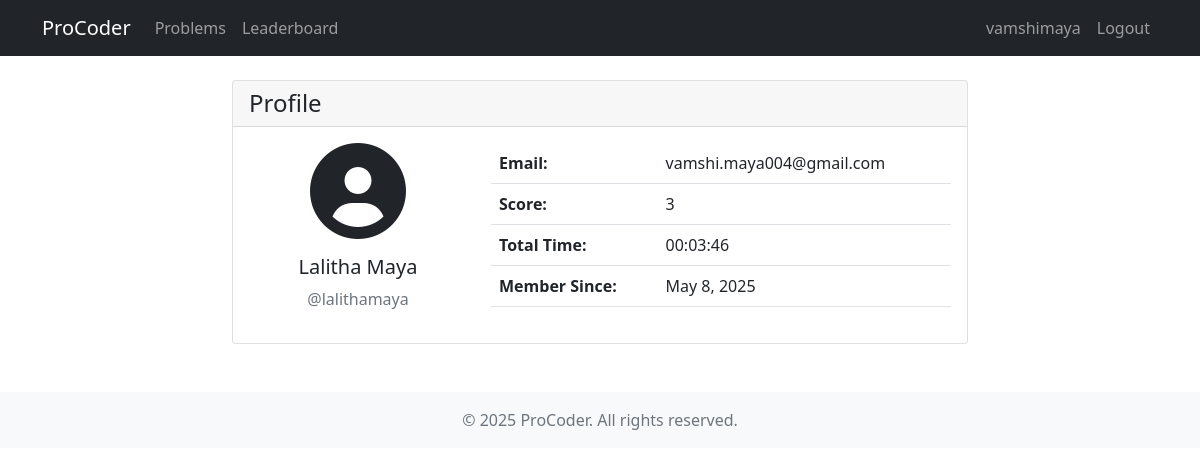
The page /profile/lalithamaya/ (signed in) on the database its author committed.
### accounts/models.py (models this page shows, shortened)
class User(AbstractBaseUser):
    username = models.CharField(unique=True, max_length=120)
    email = models.EmailField(unique=True, max_length=255)
    full_name = models.CharField(max_length=255, blank=True, null=True)
    is_active = models.BooleanField(default=True)
    score = models.IntegerField(default=0)
    staff = models.BooleanField(default=False)
    admin = models.BooleanField(default=False)
    timestamp = models.DateTimeField(auto_now_add=True)
    updated = models.DateTimeField(auto_now=True)
    total_time = models.IntegerField(default=0)
    USERNAME_FIELD = 'username'
    REQUIRED_FIELDS = ['email']
    objects = UserManager()
    class Meta:
        ordering = ['-score', 'total_time']
    def get_full_name(self):
        if self.full_name:
            return self.full_name
        return self.username

### accounts/views.py (the view)
# urls.py: path('profile/<str:username>/', ProfileView.as_view(), name='profile'),
class ProfileView(LoginRequiredMixin, DetailView):
    template_name = 'accounts/profile.html'
    def get_object(self, *args, **kwargs):
        username = self.kwargs.get('username')
        instance = User.objects.filter(username=username).first()
        if instance is None:
            raise Http404('User not found')
        accepted = Submission.objects.filter(user=instance, verdict__icontains='Accepted')
        solved_questions = accepted.values_list('question', flat=True).distinct()
        score = solved_questions.count()
        total_time = 0
        for qid in solved_questions:
            first = accepted.filter(question_id=qid).order_by('submitted_at').first()
            if first:
                total_time += first.time_taken
        instance.score = score
        instance.total_time = total_time
        return instance

### accounts/templatetags/time_filters.py (called while the page is built)
@register.filter
def hms(seconds):
    try:
        seconds = int(seconds)
        hours = seconds // 3600
        minutes = (seconds % 3600) // 60
        seconds = seconds % 60
        return f"{hours:02d}:{minutes:02d}:{seconds:02d}"
    except (ValueError, TypeError):
        return "00:00:00"

### templates/accounts/profile.html (shortened to what this page needs)
{% extends 'base.html' %}
{% load time_filters %}
{% block content %}
<div class="row">
    <div class="col-md-8 mx-auto">
        <div class="card">
            <div class="card-header">
                <h4 class="mb-0">Profile</h4>
            </div>
            <div class="card-body">
                <div class="row">
                    <div class="col-md-4 text-center">
                        <i class="fas fa-user-circle fa-6x mb-3"></i>
                        <h5>{{ object.get_full_name }}</h5>
                        <p class="text-muted">@{{ object.username }}</p>
                    </div>
                    <div class="col-md-8">
                        <table class="table">
                            <tr>
                                <th>Email:</th>
                                <td>{{ object.email }}</td>
                            </tr>
                            <tr>
                                <th>Score:</th>
                                <td>{{ object.score }}</td>
                            </tr>
                            <tr>
                                <th>Total Time:</th>
                                <td>{{ object.total_time|hms }}</td>
                            </tr>
                            <tr>
                                <th>Member Since:</th>
                                <td>{{ object.timestamp|date:"F j, Y" }}</td>
                            </tr>
                        </table>
                    </div>
                </div>
            </div>
        </div>
    </div>
</div>
{% endblock %}

### templates/base.html (shortened to what this page needs)
<!DOCTYPE html>
<html lang="en">
<head>
    <link href="https://cdn.jsdelivr.net/npm/bootstrap@5.1.3/dist/css/bootstrap.min.css" rel="stylesheet">
    <link href="https://cdnjs.cloudflare.com/ajax/libs/font-awesome/6.0.0/css/all.min.css" rel="stylesheet">
</head>
<body>
    <nav class="navbar navbar-expand-lg navbar-dark bg-dark">
        <div class="container">
            <a class="navbar-brand" href="/">ProCoder</a>
            <div class="collapse navbar-collapse" id="navbarNav">
                <ul class="navbar-nav me-auto">
                    <li class="nav-item">
                        <a class="nav-link" href="{% url 'questions:list' %}">Problems</a>
                    </li>
                    <li class="nav-item">
                        <a class="nav-link" href="{% url 'account:leaderboard' %}">Leaderboard</a>
                    </li>
                </ul>
                <ul class="navbar-nav">
                    {% if request.user.is_authenticated %}
                        <li class="nav-item">
                            <a class="nav-link" href="{% url 'account:profile' request.user.username %}">
                                {{ request.user.username }}
                            </a>
                        </li>
                        <li class="nav-item">
                            <a class="nav-link" href="{% url 'account:logout' %}">Logout</a>
                        </li>
                    {% endif %}
                </ul>
            </div>
        </div>
    </nav>
    <div class="container mt-4">
        {% block content %}{% endblock %}
    </div>
    <footer class="footer mt-5 py-3 bg-light">
        <div class="container text-center">
            <span class="text-muted">© {% now "Y" %} ProCoder. All rights reserved.</span>
        </div>
    </footer>
</body>
</html>

### rows shown on the page
User: user.username "vamshimaya"
User: get_full_name "Lalitha Maya", username "lalithamaya", email "vamshi.maya004@gmail.com", score "3", total_time|hms "00:03:46", timestamp "May 8, 2025"
